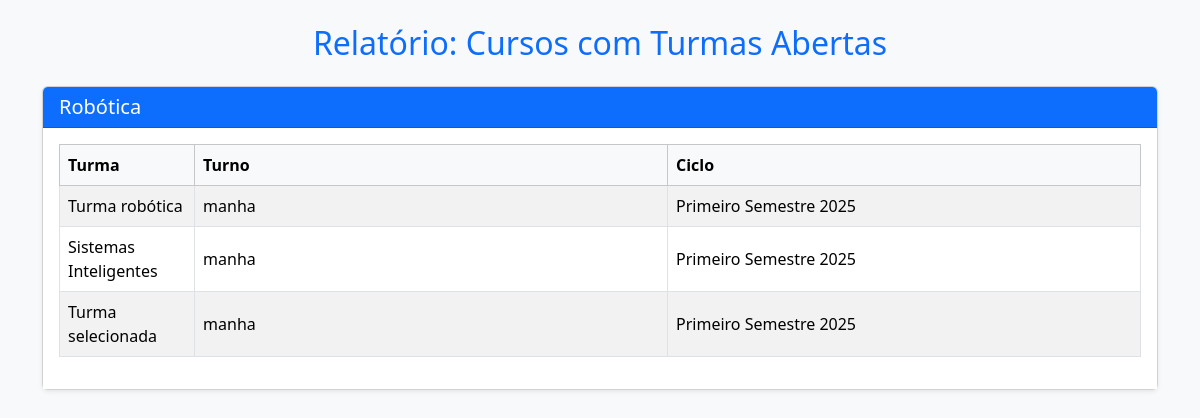
The page /relatorios/cursos-turmas/ on the database its author committed.
### app/models.py (models this page shows, shortened)
class Curso(models.Model):
    nome_curso = models.CharField(max_length=100)
    carga_horaria = models.IntegerField()
    descricao_curso = models.TextField()

class Turma(models.Model):
    nome_turma = models.CharField(max_length=50)
    turno = models.CharField(max_length=20)
    curso = models.ForeignKey(Curso, on_delete=models.PROTECT, related_name="turmas")
    ciclo = models.ForeignKey(Ciclo, on_delete=models.PROTECT, related_name="turmas")

class Ciclo(models.Model):
    nome_ciclo = models.CharField(max_length=50)
    data_inicio = models.DateField()
    data_fim = models.DateField()
    descricao_ciclo = models.CharField(max_length=100)
    status = models.CharField(max_length=30)
    ano_referencia = models.IntegerField()
    def __str__(self):
        return self.nome_ciclo

### app/views.py (the view)
# urls.py: path('relatorios/cursos-turmas/', views.relatorio_curso_turmas_abertas, name='relatorio_curso_turma_abertas'),
def relatorio_curso_turmas_abertas(request):
    cursos = Curso.objects.prefetch_related('turmas').all()
    context={'cursos':cursos}
    return render(request, 'app/relatorio_curso_turma_aberta.html', context)

### app/templates/app/relatorio_curso_turma_aberta.html (shortened to what this page needs)
<!DOCTYPE html>
<html lang="pt-br">
<head>
    <link href="https://cdn.jsdelivr.net/npm/bootstrap@5.3.3/dist/css/bootstrap.min.css" rel="stylesheet">
</head>
<body class="bg-light">
<div class="container mt-4">
    <h2 class="mb-4 text-center text-primary">Relatório: Cursos com Turmas Abertas</h2>
    {% for curso in cursos %}
        <div class="card mb-4 shadow-sm">
            <div class="card-header bg-primary text-white">
                <h5 class="mb-0">{{ curso.nome_curso }}</h5>
            </div>
            <div class="card-body bg-white">
                {% if curso.turmas.all %}
                    <table class="table table-bordered table-striped table-hover align-middle">
                        <thead class="table-light">
                            <tr>
                                <th style="width: 10%;">Turma</th>
                                <th style="width: 35%;">Turno</th>
                                <th style="width: 35%;">Ciclo</th>
                            </tr>
                        </thead>
                        <tbody>
                            {% for turma in curso.turmas.all %}
                                <tr>
                                    <td>{{ turma.nome_turma }}</td>
                                    <td>{{ turma.turno }}</td>
                                    <td>{{ turma.ciclo}}</td>
                                </tr>
                            {% endfor %}
                        </tbody>
                    </table>
                {% else %}
                    <p class="text-muted mb-0">Nenhuma turma cadastrada para este curso</p>
                {% endif %}
            </div>
        </div>
    {% empty %}
        <div class="alert alert-warning text-center">
            Nenhum curso cadastrado no sistema.
        </div>
    {% endfor %}
</div>
</body>
</html>

### rows shown on the page
Curso: nome_curso "Robótica"
Turma: nome_turma "Turma robótica", turno "manha", ciclo "Primeiro Semestre 2025"
Turma: nome_turma "Sistemas Inteligentes", turno "manha", ciclo "Primeiro Semestre 2025"
Turma: nome_turma "Turma selecionada", turno "manha", ciclo "Primeiro Semestre 2025"
